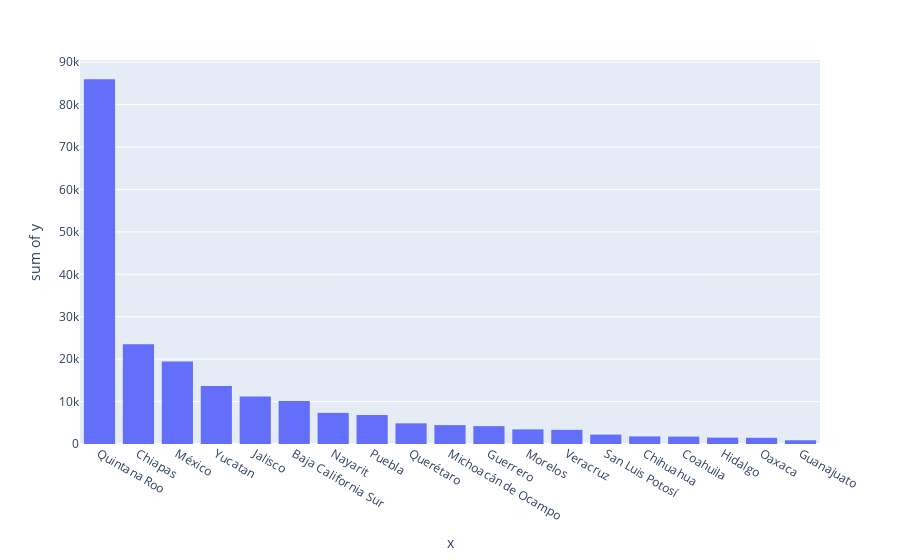

Source (notebook cell):
### Code cell
fig = px.histogram(regions_.value_counts(), x=regions_.value_counts().index, y=regions_.value_counts().values)
fig.show()

### Figure 1 — Plotly figure (JSON) as saved in the notebook; plotly's stock layout.template omitted (floating-point values rounded to 4 significant figures)
{"data": [{"bingroup": "x", "histfunc": "sum", "hovertemplate": "x=%{x}<br>sum of y=%{y}<extra></extra>", "legendgroup": "", "marker": {"color": "#636efa", "pattern": {"shape": ""}}, "name": "", "orientation": "v", "showlegend": false, "type": "histogram", "x": ["Quintana Roo", "Chiapas", "México", "Yucatan", "Jalisco", "Baja California Sur", "Nayarit", "Puebla", "Querétaro", "Michoacán de Ocampo", "Guerrero", "Morelos", "Veracruz", "San Luis Potosí", "Chihuahua", "Coahuila", "Hidalgo", "Oaxaca", "Guanajuato"], "xaxis": "x", "y": [85993, 23532, 19439, 13678, 11168, 10125, 7337, 6832, 4879, 4454, 4201, 3445, 3339, 2218, 1786, 1741, 1509, 1466, 909], "yaxis": "y"}], "layout": {"barmode": "relative", "legend": {"tracegroupgap": 0}, "margin": {"t": 60}, "xaxis": {"anchor": "y", "domain": [0, 1], "title": {"text": "x"}}, "yaxis": {"anchor": "x", "domain": [0, 1], "title": {"text": "sum of y"}}}}
